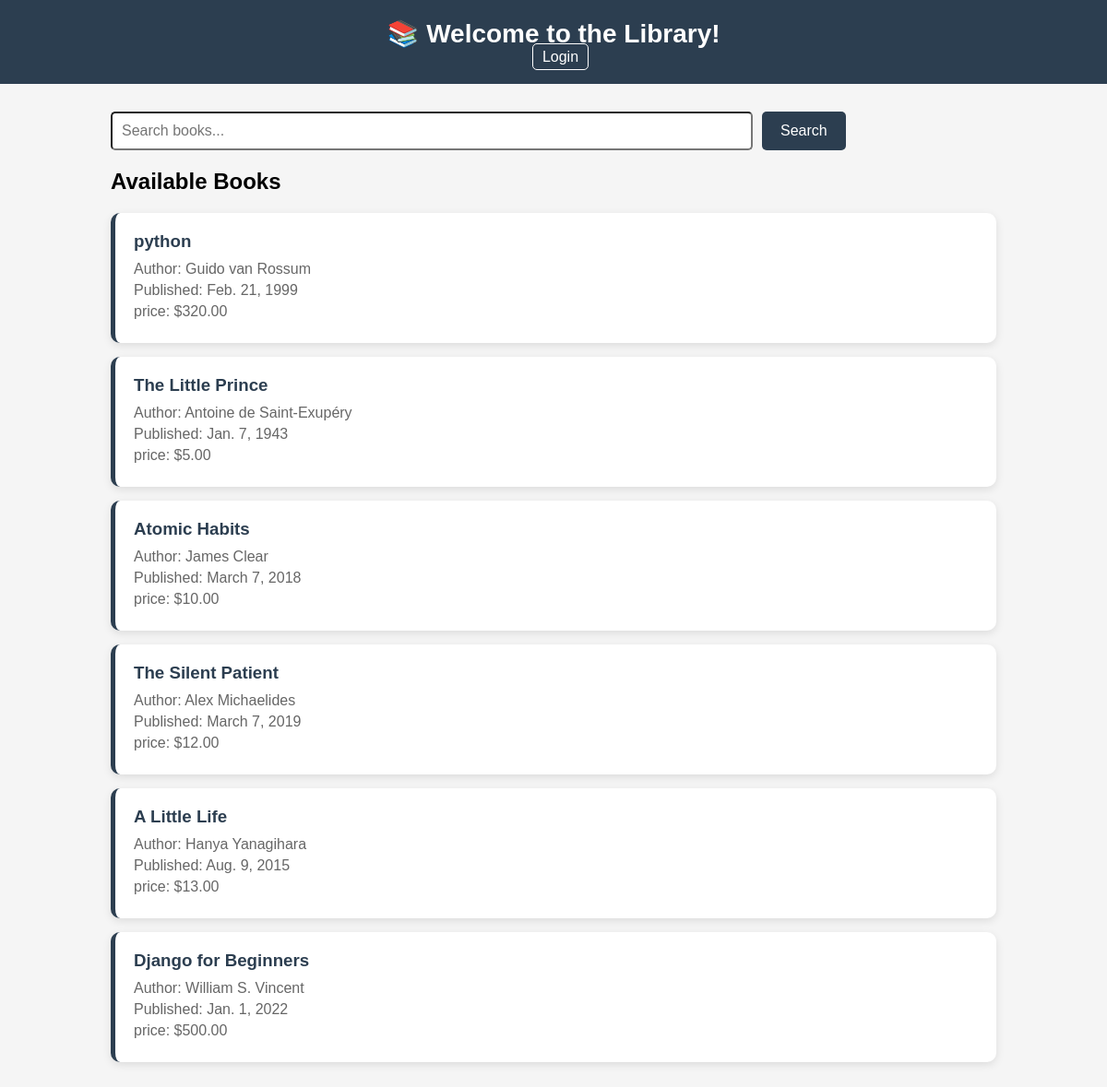
The page / on the database its author committed.
### library/models.py (models this page shows, shortened)
class Book(models.Model):
    title = models.CharField(max_length=200)
    author = models.CharField(max_length=100)
    published_date = models.DateField()
    price = models.DecimalField(max_digits=6, decimal_places=2)

### library/views.py (the view)
# urls.py: path('', views.home, name='home'),
def home(request):
    search = request.GET.get('search', '')
    if search:
        books = Book.objects.filter(title__icontains=search)
    else:
        books = Book.objects.all()
    context = {
        'name': 'Abbas zaidi',
        'books': books
    }
    return render(request, 'home.html',context)

### library/templates/home.html (shortened to what this page needs)
<!DOCTYPE html>
<html lang="en">
<head>
    {% load static %}
    <link rel="stylesheet" href="{% static 'style.css' %}">
</head>
<body>
   <nav>
    <h1>📚 Welcome to the Library!</h1>
    {% if user.is_authenticated %}
    <span>Hello, {{ user.username }}! </span>
    <a href="/accounts/logout/">Logout</a>
    {% else %}
    <a href="/accounts/login/">Login</a>
    {% endif %}
   </nav>
   <div class ="container">
       <form method="GET" class="search-form">
        <input type="text" name="search"
            placeholder ="Search books..."
            value="{{ search }}">
        <button type="submit">Search</button>
       </form>
    <h2>Available Books</h2>
    {% for book in books %}
    <div class ="book-card">
        <h3>{{ book.title }}</h3>
        <p>Author: {{ book.author }}</p>
        <p>Published: {{ book.published_date }}</p>
        <p>price: ${{ book.price }}</p>
    </div>
    {% endfor %}
</body>
</html>

### library/static/style.css (style rules this page uses)
body { background-color: #f5f5f5; font-family: Arial; margin:0; padding:0; }
nav { background-color: #2c3e50; padding: 20px; text-align: center; }
nav h1 { color: white; margin: 0; font-size: 28px; }
.container { width: 80%; margin: 30px auto; }
.container p { color: #555; font-size: 16px; }
.book-card { background-color: white; border-radius: 10px; padding: 20px; margin: 15px 0; box-shadow: 0 3px 10px rgba(0, 0, 0, 0.1); border-left: 5px solid #2c3e50; }
.book-card h3 { color:#2c3e50; margin: 0 0 10px 0; }
.book-card p { color: #666; margin: 5px 0; }
.search-form { margin : 20px 0; display: flex; gap: 10px; }
.search-form input { padding: 10px; width: 70%; border: 2px soloid #2c3e50; border-radius: 5px; font-size: 16px; outline: none; }
.search-form button { padding: 10px 20px; background-color: #2c3e50; color: white; border: none; border-radius: 5px; font-size: 16px; cursor: pointer; }
nav a { color: white; text-decoration: none; margin-left:15px; padding: 5px 10px; border: 1px solid white; border-radius: 5px; }
button { padding: 10px 20px; background-color: #2c3e50; color: white; border: none; border-radius: 5px; font-size: 16px; cursor: pointer; }

### rows shown on the page
Book: title "python", author "Guido van Rossum", published_date "Feb. 21, 1999", price "320.00"
Book: title "The Little Prince", author "Antoine de Saint-Exupéry", published_date "Jan. 7, 1943", price "5.00"
Book: title "Atomic Habits", author "James Clear", published_date "March 7, 2018", price "10.00"
Book: title "The Silent Patient", author "Alex Michaelides", published_date "March 7, 2019", price "12.00"
Book: title "A Little Life", author "Hanya Yanagihara", published_date "Aug. 9, 2015", price "13.00"
Book: title "Django for Beginners", author "William S. Vincent", published_date "Jan. 1, 2022", price "500.00"
